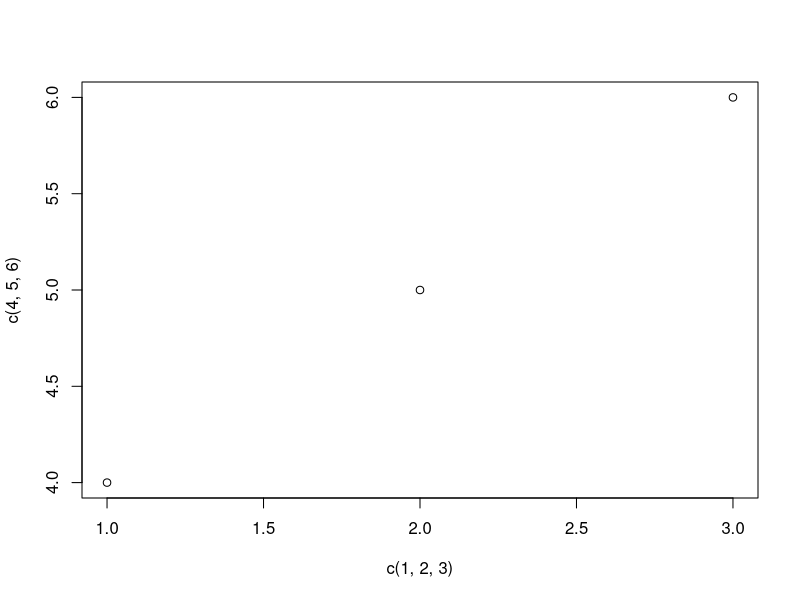

This chart was generated by the following R code:
## ---- chunk 1
knitr::opts_chunk$set(echo = TRUE, fig.path='../figure/')
## ---- chunk 2
5 + 7
## ---- chunk 3
plot(c(1,2,3), c(4,5,6))
## ---- chunk 4
data = read.csv('data/fertilizer_use.csv')
print(head(data))
## ---- chunk 5
# Performing arithmetic
6 + 2
## ---- chunk 6
2 ^ 3 # this raises two to the third power
